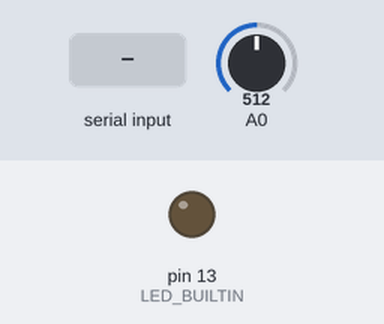
Simulated run of this sketch. Board: Arduino Uno, built with avr-gcc and run on an emulated ATmega328P. Shown: output pins drawn as LEDs (lit = HIGH). Inputs (shaded band) come from the test bench; at power-on: A0 = 512. What the sketch prints to the serial monitor is not drawn.

Above: at 1.2 s.
1.3 s: "1" received over Serial
At 2.3 s:
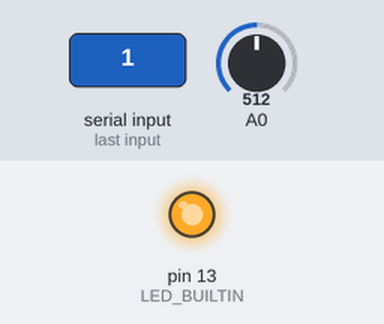
2.8 s: "0" received over Serial
At 3.6 s:
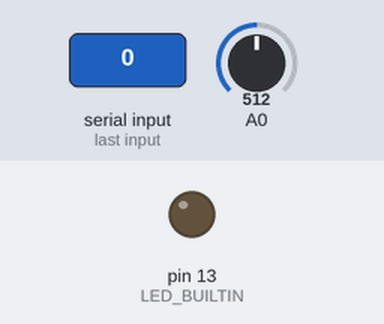
Timing chart, 0 to 5.8 s (numbered marks = the images above; inputs shaded):
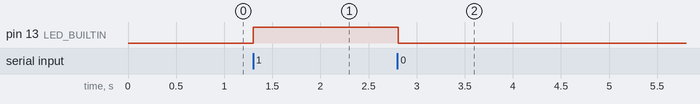

Measured:
- after the input at 1.3 s, pin 13 (LED_BUILTIN): LOW → HIGH at once
- after the input at 2.8 s, pin 13 (LED_BUILTIN): HIGH → LOW at once

The sketch:

seriova_linka.ino
```cpp
// Classic Arduino Uno R3 / Nano and Shieldio RED (ATmega328P).
// A0 is sampled for the plotter. Commands 1/0 control the module's built-in LED.
void setup() {
  pinMode(LED_BUILTIN, OUTPUT);
  Serial.begin(9600);
}

void loop() {
  while (Serial.available() > 0) {
    char command = Serial.read();
    if (command == '1') {
      digitalWrite(LED_BUILTIN, HIGH);
      Serial.println(F("LED on"));
    } else if (command == '0') {
      digitalWrite(LED_BUILTIN, LOW);
      Serial.println(F("LED off"));
    }
    // LF/CR from the monitor are ignored.
  }
  Serial.print(F("A0:"));
  Serial.println(analogRead(A0));
  delay(100); // C++ uses milliseconds: 100 ms = 0.1 s.
}
```
